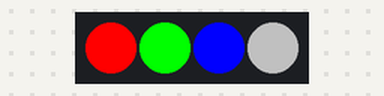
This program was run on a simulated Raspberry Pi Pico running MicroPython. Shown: 4 RGB LEDs in strip order, left to right. At 8.0 s the program stops and its outputs stay as they are.

Above: at 0.1 s.
At 4.1 s:
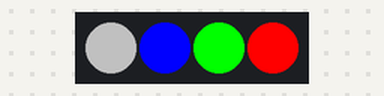
At 8.1 s:
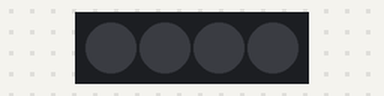
Timing chart, 0 to 9.5 s (numbered marks = the images above):
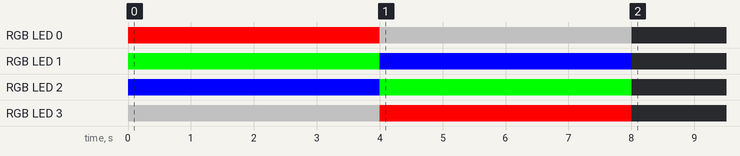

Measured:
- by itself, RGB LED 0: off → RGB(255, 0, 0) at 0.00 s, → RGB(85, 85, 85) 4.0 s later, → off 4.0 s later
- by itself, RGB LED 1: off → RGB(0, 255, 0) at 0.00 s, → RGB(0, 0, 255) 4.0 s later, → off 4.0 s later
- by itself, RGB LED 2: off → RGB(0, 0, 255) at 0.00 s, → RGB(0, 255, 0) 4.0 s later, → off 4.0 s later
- by itself, RGB LED 3: off → RGB(85, 85, 85) at 0.00 s, → RGB(255, 0, 0) 4.0 s later, → off 4.0 s later

The program:

ws2812b_spi.py
```python
# RGB 灯
# WS2812b

import gc
from machine import SPI, Pin
from time import sleep

class WS2812:
    """
    Driver for WS2812 RGB LEDs. May be used for controlling single LED or chain
    of LEDs.

    Example of use:

        chain = WS2812(spi_bus=1, led_count=4)
        data = [
            (255, 0, 0),    # red
            (0, 255, 0),    # green
            (0, 0, 255),    # blue
            (85, 85, 85),   # white
        ]
        chain.show(data)

    Version: 1.0
    """
    buf_bytes = (0x88, 0x8e, 0xe8, 0xee)
    # WS2812 没有时钟线，所以都是靠时长
    # 0 码： 高电平220ns-420ns 低电平 750ns~1600ns
    # 1 码： 高电平750ns~1600ns 低电平 220ns~420ns
    # 利用 SPI 该频率下传输数据时电平高低
    # 3200000Hz 大概 312.5ns 正好在 220ns~420ns 之间；312.5ns * 3 也在 750ns~1600ns 之间
    # 所以 0 码可以用 0x8 表示  1 码用 0xe 表示。
    # 正好可以1字节数据传输 2 个码
    # 0x88 = 0b10001000 就是 00
    # 0x8e = 0b10001110 就是 01
    # 0xe8 = 0b11101000 就是 10
    # 0xee = 0b11101110 就是 11

    def __init__(self, spi_bus=1, led_count=1, intensity=1):
        """
        Params:
        * spi_bus = SPI bus ID (1 or 2)
        * led_count = count of LEDs
        * intensity = light intensity (float up to 1)
        """
        self.led_count = led_count
        self.intensity = intensity

        # prepare SPI data buffer (4 bytes for each color)
        self.buf_length = self.led_count * 3 * 4
        self.buf = bytearray(self.buf_length)

        # SPI init
        self.spi = SPI(spi_bus, mosi=Pin(3))
        self.spi.init(baudrate=3200000, polarity=0, phase=1)

        # turn LEDs off
        self.show([])

    def show(self, data):
        """
        Show RGB data on LEDs. Expected data = [(R, G, B), ...] where R, G and B
        are intensities of colors in range from 0 to 255. One RGB tuple for each
        LED. Count of tuples may be less than count of connected LEDs.
        """
        self.fill_buf(data)
        self.send_buf()

    def send_buf(self):
        """
        Send buffer over SPI.
        """
        self.spi.write(self.buf)
        gc.collect()

    def update_buf(self, data, start=0):
        """
        Fill a part of the buffer with RGB data.

        Order of colors in buffer is changed from RGB to GRB because WS2812 LED
        has GRB order of colors. Each color is represented by 4 bytes in buffer
        (1 byte for each 2 bits).

        Returns the index of the first unfilled LED

        Note: If you find this function ugly, it's because speed optimisations
        beated purity of code.
        """

        buf = self.buf
        buf_bytes = self.buf_bytes
        intensity = self.intensity

        mask = 0x03 # 0b11 就是只有 0-3 确保不超过 buf_bytes 的长度
        index = start * 12 # 1byte 传 2bit 所以 8bit 需要 4byte，RGB 3色 合计 12byte
        for red, green, blue in data:
            red = int(red * intensity)
            green = int(green * intensity)
            blue = int(blue * intensity)

            buf[index] = buf_bytes[green >> 6 & mask]
            buf[index+1] = buf_bytes[green >> 4 & mask]
            buf[index+2] = buf_bytes[green >> 2 & mask]
            buf[index+3] = buf_bytes[green & mask]

            buf[index+4] = buf_bytes[red >> 6 & mask]
            buf[index+5] = buf_bytes[red >> 4 & mask]
            buf[index+6] = buf_bytes[red >> 2 & mask]
            buf[index+7] = buf_bytes[red & mask]

            buf[index+8] = buf_bytes[blue >> 6 & mask]
            buf[index+9] = buf_bytes[blue >> 4 & mask]
            buf[index+10] = buf_bytes[blue >> 2 & mask]
            buf[index+11] = buf_bytes[blue & mask]

            index += 12

        return index // 12

    def fill_buf(self, data):
        """
        Fill buffer with RGB data.

        All LEDs after the data are turned off.
        """
        end = self.update_buf(data)

        # 如果 data 没有设置所有的灯的颜色，补0
        # turn off the rest of the LEDs
        buf = self.buf
        off = self.buf_bytes[0]
        for index in range(end * 12, self.buf_length):
            buf[index] = off
            index += 1


chain = WS2812(spi_bus=0, led_count=4)
data = [
    (255, 0, 0),    # red
    (0, 255, 0),    # green
    (0, 0, 255),    # blue
    (85, 85, 85),   # white
]
chain.show(data)
sleep(4)
data.reverse()
chain.show(data)
sleep(4)
chain.show([])
```
